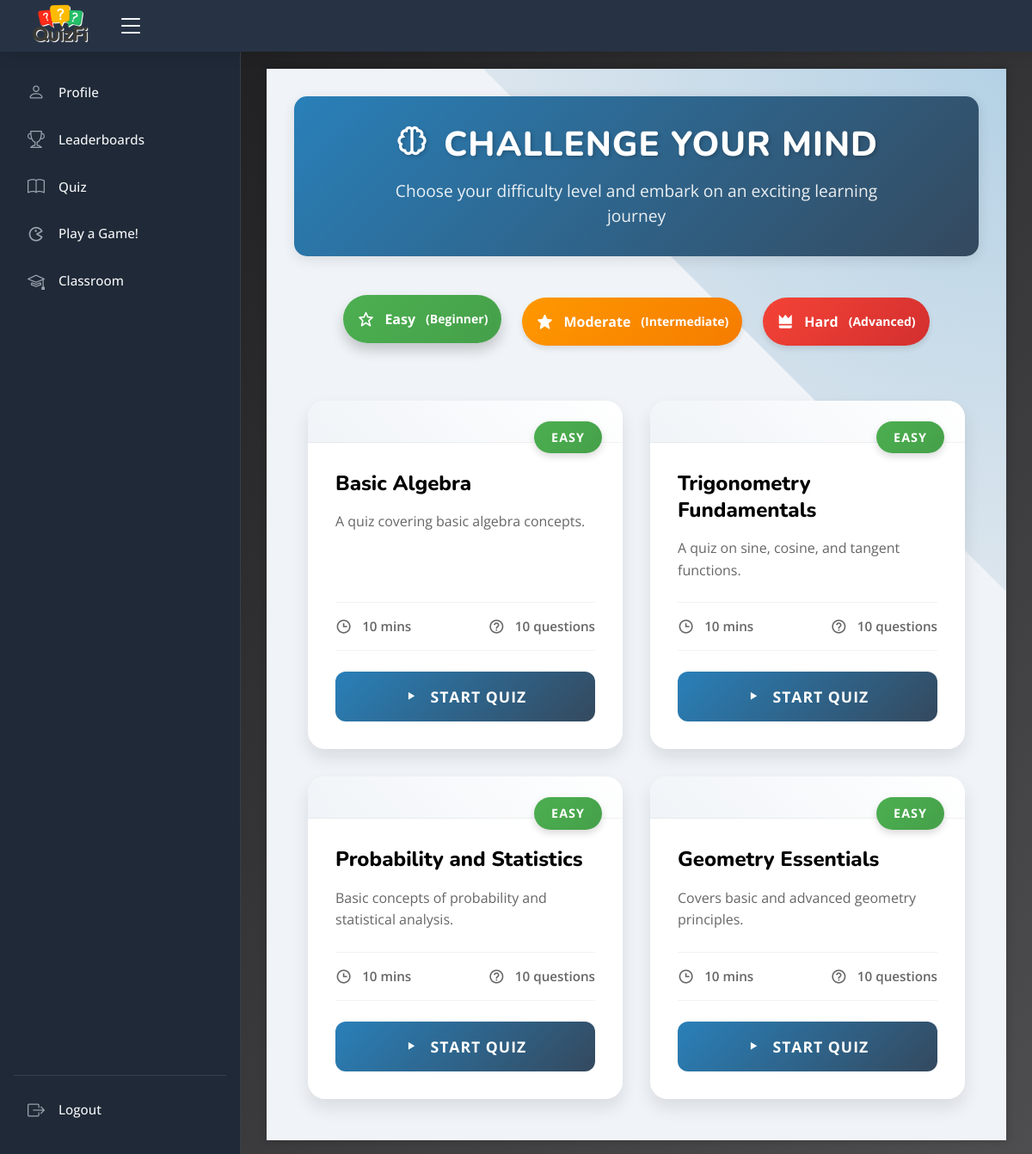
The app's page /students/take_quiz.php (signed in) with its own data.
### tables this page shows
CREATE TABLE IF NOT EXISTS `quiz` (
  `quiz_id` int NOT NULL AUTO_INCREMENT,
  `user_id` int DEFAULT '0',
  `classroom_id` int DEFAULT '0',
  `quiz_title` varchar(255) NOT NULL,
  `quiz_description` varchar(255) NOT NULL,
  `difficulty` varchar(255) NOT NULL,
  `created_at` timestamp NULL DEFAULT NULL,
  PRIMARY KEY (`quiz_id`),
  KEY `user_id` (`user_id`),
  KEY `classroom_id` (`classroom_id`)
);

### students/take_quiz.php (the view, shortened to what this page needs)
<?php
include('includes/header.php');
include('includes/session.php');
?>
<link rel="stylesheet" href="css/loading-screen.css">
<link rel="stylesheet" href="css/take_quiz.css">
<body>
    <header id="header" class="header fixed-top d-flex align-items-center">
        <?php include 'includes/nav-top.php'; ?>
    <?php include 'includes/sidebar.php'; ?>
    <main id="main" class="main">
        <div class="quiz-selection">
            <div class="section-header">
                <h2><i class='bx bx-brain me-3'></i>Challenge Your Mind</h2>
                <p>Choose your difficulty level and embark on an exciting learning journey</p>
            </div>
            <div class="difficulty-filters">
                <button class="difficulty-btn easy active" data-difficulty="Easy">
                    <i class='bx bx-star'></i>
                    <span>Easy</span>
                    <small>(Beginner)</small>
                </button>
                <button class="difficulty-btn moderate" data-difficulty="Moderate">
                    <i class='bx bxs-star'></i>
                    <span>Moderate</span>
                    <small>(Intermediate)</small>
                </button>
                <button class="difficulty-btn hard" data-difficulty="Hard">
                    <i class='bx bxs-crown'></i>
                    <span>Hard</span>
                    <small>(Advanced)</small>
                </button>
            </div>
            <div class="quiz-grid">
                <?php
                $selectedDifficulty = isset($_GET['difficulty']) ? $_GET['difficulty'] : 'Easy';
                $limit = 4;
                $page = isset($_GET['page']) ? (int) $_GET['page'] : 1;
                $offset = ($page - 1) * $limit;
                $quizzesQuery = "SELECT * FROM quiz WHERE difficulty = ? AND classroom_id = 0 LIMIT ? OFFSET ?";
                $qstmt = $conn->prepare($quizzesQuery);
                $qstmt->bind_param('sii', $selectedDifficulty, $limit, $offset);
                $qstmt->execute();
                $qresult = $qstmt->get_result();
                $counter = 0;
                if ($qresult->num_rows > 0):
                    while ($quiz = $qresult->fetch_assoc()) {
                ?>
                        <div class="quiz-card" data-difficulty="<?php echo htmlspecialchars($quiz['difficulty']); ?>">
                            <div class="quiz-card-header">
                                <span
                                    class="difficulty-badge <?php echo htmlspecialchars($quiz['difficulty']); ?>"><?php echo htmlspecialchars($quiz['difficulty']); ?></span>
                            </div>
                            <div class="quiz-card-body">
                                <h3 class="quiz-title">
                                    <?php echo htmlspecialchars($quiz['quiz_title']); ?>
                                </h3>
                                <p class="quiz-description"><?php echo htmlspecialchars($quiz['quiz_description']); ?></p>
                                <div class="quiz-meta">
                                    <span><i class='bx bx-time'></i>
                                        <?php
                                        switch ($quiz['difficulty']) {
                                            case 'Easy':
                                                echo '10 mins';
                                                break;
                                        }
                                        ?>
                                    </span>
                                    <span><i class='bx bx-help-circle'></i>
                                        <?php
                                        switch ($quiz['difficulty']) {
                                            case 'Easy':
                                                echo '10';
                                                break;
                                        }
                                        ?>
                                        questions</span>
                                </div>
                                <button class="start-quiz-btn"
                                    onclick="startQuiz('<?php echo htmlspecialchars($quiz['quiz_title']); ?>',<?php echo $quiz['quiz_id']; ?>)">
                                    <i class='bx bx-play'></i>Start Quiz
                                </button>
                            </div>
                        </div>
                <?php
                        $counter++;
                    }
                else:
                    echo '<div class="quiz-container no-quiz">
                <img src="assets/img/empty_voucher.svg" alt="No vouchers available">
                <p>No Quizzes available at the moment.</p>
                </div>';
                endif;
                if ($counter > 0) {
                    echo '</div>';
                }
                ?>
            </div>
    </main>
</body>
</html>

### students/css/style.css (style rules this page uses)
body { background: var(--background); font-family: "Open Sans", sans-serif; color: #444444; }
h1, h2, h3, h4, h5, h6 { font-family: "Nunito", sans-serif; }
#main { margin-top: 60px; padding: 20px 30px; transition: all 0.3s; }
.header { transition: all 0.5s; z-index: 997; height: 60px; box-shadow: 0px 2px 20px rgba(0, 0, 0, 0.1); background-color: #273345; padding-left: 20px; }

### students/css/sidebar.css (style rules this page uses)
@media (min-width: 1200px) { #main, #footer { margin-left: 280px; } }

### records on screen
quiz: difficulty "EASY", quiz_title "Basic Algebra", quiz_description "A quiz covering basic algebra concepts.", shows "10 mins"
quiz: difficulty "EASY", quiz_title "Trigonometry Fundamentals", quiz_description "A quiz on sine, cosine, and tangent functions.", shows "10 mins"
quiz: difficulty "EASY", quiz_title "Probability and Statistics", quiz_description "Basic concepts of probability and statistical analysis.", shows "10 mins"
quiz: difficulty "EASY", quiz_title "Geometry Essentials", quiz_description "Covers basic and advanced geometry principles.", shows "10 mins"
